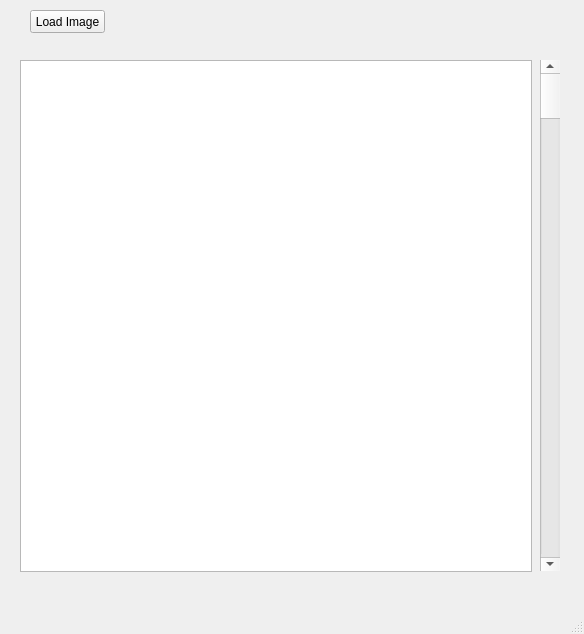
<?xml version="1.0" encoding="UTF-8"?>
<ui version="4.0">
 <class>MainWindow</class>
 <widget class="QMainWindow" name="MainWindow">
  <property name="geometry">
   <rect>
    <x>0</x>
    <y>0</y>
    <width>584</width>
    <height>634</height>
   </rect>
  </property>
  <property name="windowTitle">
   <string>MainWindow</string>
  </property>
  <widget class="QWidget" name="centralwidget">
   <widget class="QScrollBar" name="verticalScrollBar">
    <property name="geometry">
     <rect>
      <x>540</x>
      <y>60</y>
      <width>20</width>
      <height>511</height>
     </rect>
    </property>
    <property name="orientation">
     <enum>Qt::Vertical</enum>
    </property>
   </widget>
   <widget class="QPushButton" name="LoadButton">
    <property name="geometry">
     <rect>
      <x>30</x>
      <y>10</y>
      <width>75</width>
      <height>23</height>
     </rect>
    </property>
    <property name="text">
     <string>Load Image</string>
    </property>
   </widget>
   <widget class="GraphicsLayoutWidget" name="graphicsView">
    <property name="geometry">
     <rect>
      <x>20</x>
      <y>60</y>
      <width>512</width>
      <height>512</height>
     </rect>
    </property>
   </widget>
  </widget>
  <widget class="QMenuBar" name="menubar">
   <property name="geometry">
    <rect>
     <x>0</x>
     <y>0</y>
     <width>584</width>
     <height>21</height>
    </rect>
   </property>
  </widget>
  <widget class="QStatusBar" name="statusbar"/>
 </widget>
 <customwidgets>
  <customwidget>
   <class>GraphicsLayoutWidget</class>
   <extends>QGraphicsView</extends>
   <header>pyqtgraph</header>
  </customwidget>
 </customwidgets>
 <resources/>
 <connections/>
</ui>
